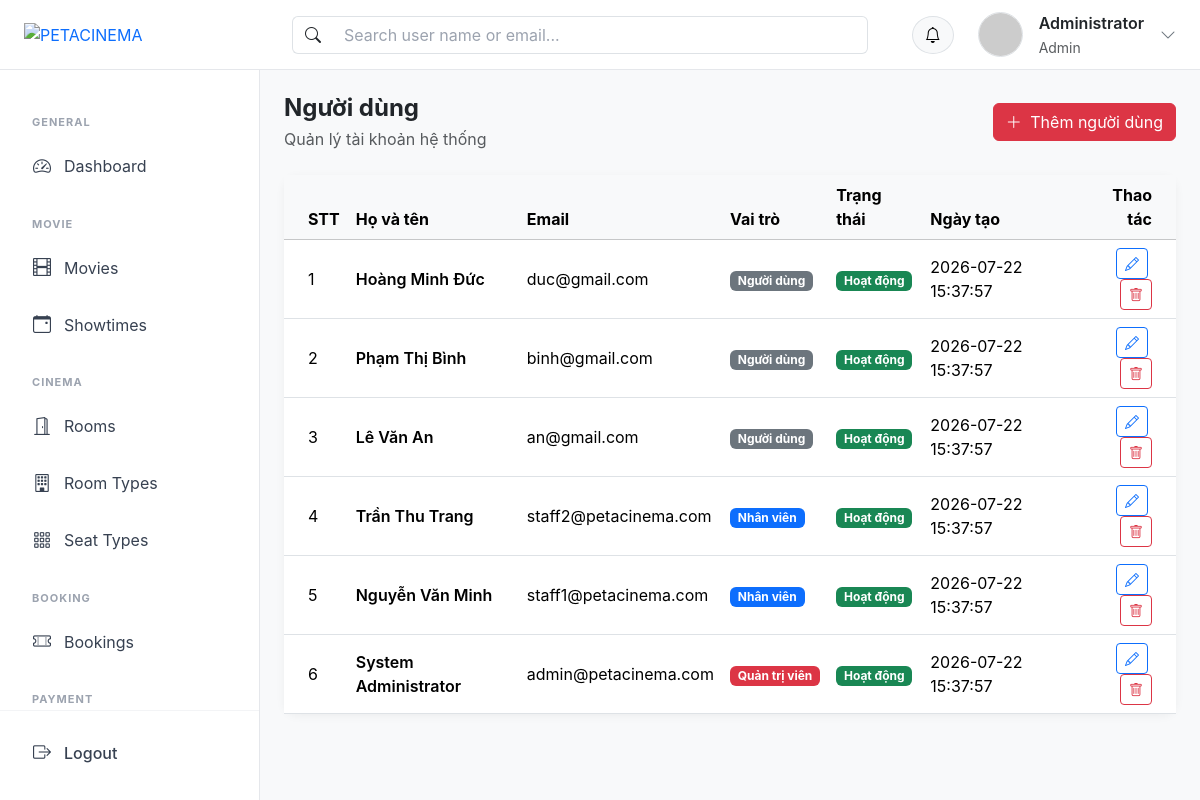
Page /?action=users_list (signed in) on the earlier database version.
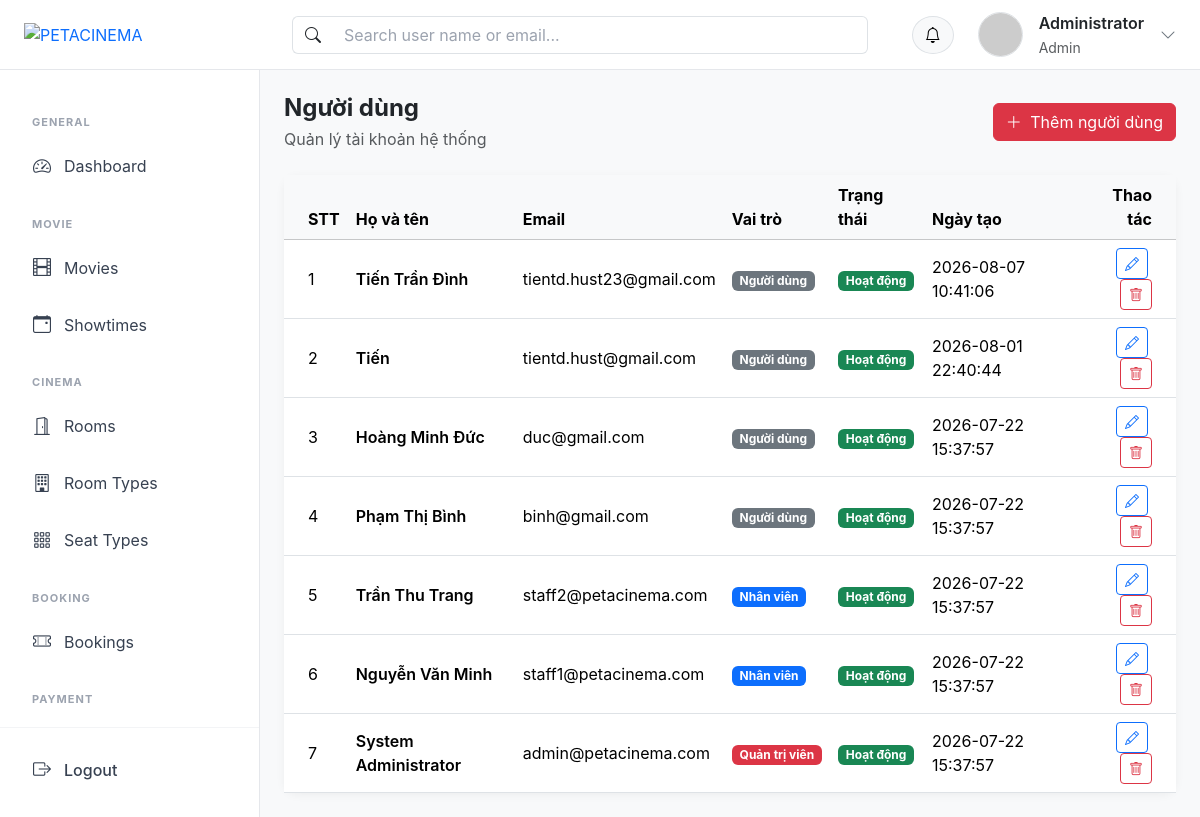
Same page on the later database version.
### tables this page shows
CREATE TABLE `users` (
  `id` int NOT NULL,
  `fullname` varchar(255) NOT NULL,
  `email` varchar(255) NOT NULL,
  `password` varchar(255) NOT NULL,
  `role` enum('user','staff','admin') DEFAULT 'user',
  `status` enum('active','inactive','banned') DEFAULT 'active',
  `created_at` timestamp NULL DEFAULT CURRENT_TIMESTAMP
);

### controllers/UserController.php (called while the page is built, shortened)
<?php
class UserController
{
    public $userModel;
    public function __construct()
    {
        $this->userModel = new UserModel();
    }
    public function users_list()
    {
        $keyword = trim($_GET['keyword'] ?? '');
        $listUser = $this->userModel->searchAndFilter($keyword);
        require_once PATH_VIEW . 'admin/layout/layout.php';
    }
}

### index.php (called while the page is built, shortened)
<?php
spl_autoload_register(function ($class) {
    $fileName = "$class.php";
    $fileModel              = PATH_MODEL . $fileName;
});
require_once './routes/index.php';

### models/BaseModel.php (called while the page is built, shortened)
<?php
class BaseModel
{
    public function __construct()
    {
        $dsn = sprintf('mysql:host=%s;port=%s;dbname=%s;charset=utf8', DB_HOST, DB_PORT, DB_NAME);
        try {
            $this->pdo = new PDO($dsn, DB_USERNAME, DB_PASSWORD, DB_OPTIONS);
        } catch (PDOException $e) {
            die("Kết nối cơ sở dữ liệu thất bại: {$e->getMessage()}. Vui lòng thử lại sau.");
        }
    }
}

### models/UserModel.php (called while the page is built, shortened)
<?php
class UserModel extends BaseModel
{
    public function searchAndFilter($keyword = null)
    {
        $sql = "SELECT * FROM users WHERE 1=1";
        $sql .= " ORDER BY id DESC";
        $stmt = $this->pdo->prepare($sql);
        $stmt->execute();
        return $stmt->fetchAll();
    }
}

### views/admin/user/list.php (the view, shortened to what this page needs)
<div class="d-flex align-items-center justify-content-between mb-4">
    <div>
        <h4 class="fw-bold mb-1">Người dùng</h4>
        <p class="text-muted mb-0">Quản lý tài khoản hệ thống</p>
    </div>
    <a href="<?= BASE_URL ?>?action=users_add" class="btn btn-danger">
        <i class="bi bi-plus-lg me-1"></i> Thêm người dùng
    </a>
</div>
<div class="card">
    <div class="card-body p-0">
        <div class="table-responsive">
            <table class="table table-hover align-middle mb-0">
                <thead class="table-light">
                    <tr>
                        <th class="ps-4">STT</th>
                        <th>Họ và tên</th>
                        <th>Email</th>
                        <th>Vai trò</th>
                        <th>Trạng thái</th>
                        <th>Ngày tạo</th>
                        <th class="text-end pe-4">Thao tác</th>
                    </tr>
                </thead>
                <tbody>
                    <?php if (!empty($listUser)) : ?>
                        <?php
                            $index=0;
                            foreach ($listUser as $user) :
                            $index++;
                            ?>
                            <?php
                            $roleClass = match ($user['role']) {
                                'admin' => 'bg-danger',
                                'staff' => 'bg-primary',
                                default => 'bg-secondary',
                            };
                            $roleLabel = match ($user['role']) {
                                'admin' => 'Quản trị viên',
                                'staff' => 'Nhân viên',
                                default => 'Người dùng',
                            };
                            ?>
                            <tr>
                                <td class="ps-4"><?= $index ?></td>
                                <td class="fw-semibold"><?= htmlspecialchars($user['fullname']) ?></td>
                                <td><?= htmlspecialchars($user['email']) ?></td>
                                <td>
                                    <span class="badge <?= $roleClass ?>"><?= $roleLabel ?></span>
                                </td>
                                <td>
                                    <?php if ($user['status'] === 'active') : ?>
                                        <span class="badge bg-success">Hoạt động</span>
                                    <?php else : ?>
                                        <span class="badge bg-secondary">Không hoạt động</span>
                                    <?php endif; ?>
                                </td>
                                <td><?= $user['created_at'] ?></td>
                                <td class="text-end pe-4">
                                    <a href="<?= BASE_URL ?>?action=users_edit&id=<?= $user['id'] ?>"
                                        class="btn btn-sm btn-outline-primary me-1">
                                        <i class="bi bi-pencil"></i>
                                    </a>
                                    <a href="<?= BASE_URL ?>?action=users_delete&id=<?= $user['id'] ?>"
                                        class="btn btn-sm btn-outline-danger"
                                        onclick="return confirm('Bạn có chắc muốn xóa người dùng này?')">
                                        <i class="bi bi-trash"></i>
                                    </a>
                                </td>
                            </tr>
                        <?php endforeach; ?>
                    <?php endif; ?>
                </tbody>
            </table>
        </div>
    </div>
</div>

Differences in the rows shown:
removed users: fullname "Lê Văn An", email "an@gmail.com", role "Người dùng", status "Hoạt động", created_at "2026-07-22 15:37:57"
added users: fullname "Tiến Trần Đình", email "tientd.hust23@gmail.com", role "Người dùng", status "Hoạt động", created_at "2026-08-07 10:41:06"
added users: fullname "Tiến", email "tientd.hust@gmail.com", role "Người dùng", status "Hoạt động", created_at "2026-08-01 22:40:44"
